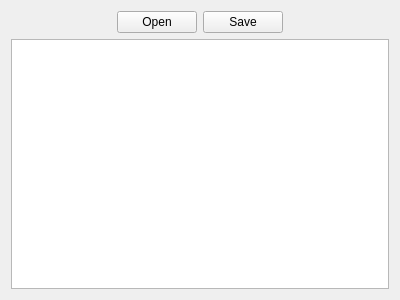
<?xml version="1.0" encoding="UTF-8"?>
<ui version="4.0">
 <class>Widget</class>
 <widget class="QWidget" name="Widget">
  <property name="geometry">
   <rect>
    <x>0</x>
    <y>0</y>
    <width>400</width>
    <height>300</height>
   </rect>
  </property>
  <property name="windowTitle">
   <string>Widget</string>
  </property>
  <layout class="QGridLayout" name="gridLayout">
   <item row="0" column="0">
    <spacer name="horizontalSpacer">
     <property name="orientation">
      <enum>Qt::Horizontal</enum>
     </property>
     <property name="sizeHint" stdset="0">
      <size>
       <width>99</width>
       <height>20</height>
      </size>
     </property>
    </spacer>
   </item>
   <item row="0" column="1">
    <widget class="QPushButton" name="pbtOpen">
     <property name="text">
      <string>Open</string>
     </property>
    </widget>
   </item>
   <item row="0" column="2">
    <widget class="QPushButton" name="pbtSave">
     <property name="text">
      <string>Save</string>
     </property>
    </widget>
   </item>
   <item row="0" column="3">
    <spacer name="horizontalSpacer_2">
     <property name="orientation">
      <enum>Qt::Horizontal</enum>
     </property>
     <property name="sizeHint" stdset="0">
      <size>
       <width>99</width>
       <height>20</height>
      </size>
     </property>
    </spacer>
   </item>
   <item row="1" column="0" colspan="4">
    <widget class="QTextEdit" name="textEdit"/>
   </item>
  </layout>
 </widget>
 <layoutdefault spacing="6" margin="11"/>
 <resources/>
 <connections/>
</ui>
